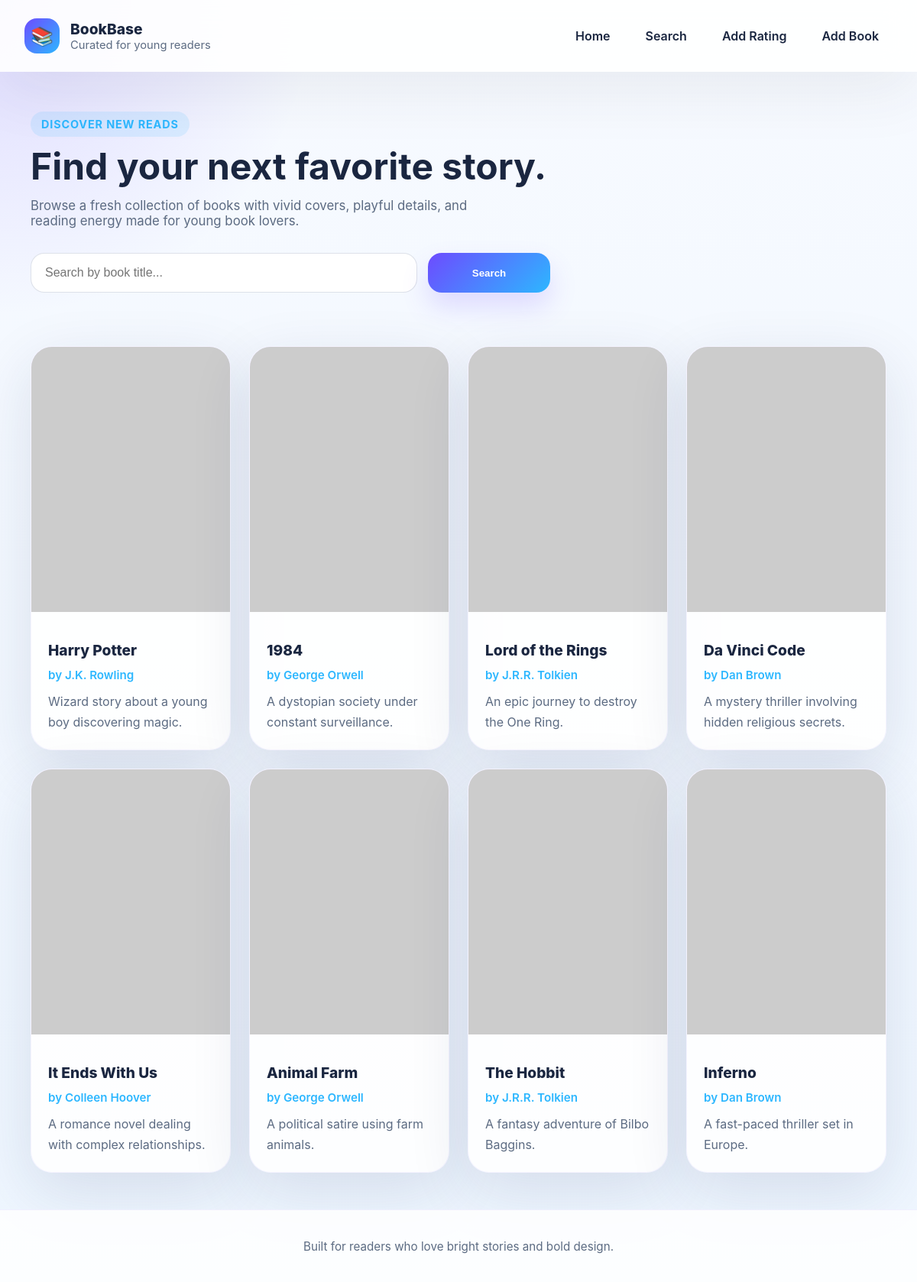
The page / on the database its author committed.
### tables this page shows
CREATE TABLE Book (
    BookID INT AUTO_INCREMENT PRIMARY KEY,
    Title VARCHAR(200),
    Publisher VARCHAR(100),
    Description TEXT,
    CoverImage VARCHAR(255),
    AuthorID INT,
    GenreID INT,
    FOREIGN KEY (AuthorID) REFERENCES Author(AuthorID),
    FOREIGN KEY (GenreID) REFERENCES Genre(GenreID)
);

CREATE TABLE Author (
    AuthorID INT AUTO_INCREMENT PRIMARY KEY,
    Name VARCHAR(100)
);

### index.php (the view, shortened to what this page needs)
<?php
include 'header.php';
include 'db.php';
$search = trim($_GET['search'] ?? '');
$query = "SELECT Book.BookID, Book.Title, Book.Description, Book.CoverImage, Author.Name AS Author FROM Book JOIN Author ON Book.AuthorID = Author.AuthorID";
if ($search !== '') {
        $query .= " WHERE Book.Title LIKE ?";
        $stmt = $conn->prepare($query);
        $like = "%{$search}%";
        $stmt->bind_param('s', $like);
        $stmt->execute();
        $result = $stmt->get_result();
} else {
        $result = $conn->query($query);
}
function getCoverUrl($title)
{
        $seed = preg_replace('/[^a-z0-9]+/i', '', strtolower($title));
        return "https://picsum.photos/seed/{$seed}/420/540";
}
?>
<section class="page-hero">
        <div class="hero-copy">
                <span class="section-label">Discover new reads</span>
                <h1>Find your next favorite story.</h1>
                <p>Browse a fresh collection of books with vivid covers, playful details, and reading energy made for
                        young book lovers.</p>
                <form class="search-form" method="GET" action="index.php">
                        <input class="search-input" type="text" name="search" placeholder="Search by book title..."
                                value="<?php echo htmlspecialchars($search); ?>">
                        <button class="button-primary" type="submit">Search</button>
                </form>
        </div>
</section>
<section class="book-grid">
        <?php while ($row = $result->fetch_assoc()) { ?>
                <article class="book-card">
                        <div class="cover-frame">
                                <?php $coverUrl = !empty($row['CoverImage']) ? $row['CoverImage'] : getCoverUrl($row['Title']); ?>
                                <img class="cover-image" src="<?php echo htmlspecialchars($coverUrl); ?>"
                                        alt="Cover for <?php echo htmlspecialchars($row['Title']); ?>">
                        </div>
                        <div class="book-copy">
                                <h2 class="book-title"><a
                                                href="book.php?id=<?php echo $row['BookID']; ?>"><?php echo htmlspecialchars($row['Title']); ?></a>
                                </h2>
                                <p class="book-author">by <?php echo htmlspecialchars($row['Author']); ?></p>
                                <p class="book-description"><?php echo htmlspecialchars($row['Description']); ?></p>
                        </div>
                </article>
        <?php } ?>
</section>
<?php include 'footer.php'; ?>

### header.php (shortened to what this page needs)
<!DOCTYPE html>
<html lang="en">
<head>
    <link rel="stylesheet" href="style.css">
</head>
<body>
    <div class="site-shell">
        <header class="site-header">
            <div class="brand">
                <span class="brand-icon">📚</span>
                <div>
                    <span class="brand-name">BookBase</span>
                    <span class="brand-tag">Curated for young readers</span>
                </div>
            </div>
            <nav class="main-nav">
                <a href="index.php">Home</a>
                <a href="search.php">Search</a>
                <a href="add_rating.php">Add Rating</a>
                <a href="add_book.php">Add Book</a>
            </nav>
        </header>
        <main class="container">

### footer.php
</main>
<footer class="site-footer">
    <p>Built for readers who love bright stories and bold design.</p>
</footer>
</div>
</body>
</html>

### style.css (style rules this page uses)
:root { --bg: #eef6ff; --surface: rgba(255, 255, 255, 0.88); --surface-strong: #ffffff; --accent: #6d4bff; --accent-soft: #d9d8ff; --accent-strong: #2db7ff; --text: #1a2640; --muted: #5c6b82; --shadow: 0 24px 80px rgba(22, 42, 88, 0.12); }
*, *::before, *::after { box-sizing: border-box; }
html { scroll-behavior: smooth; }
body { margin: 0; min-height: 100vh; font-family: 'Inter', system-ui, -apple-system, BlinkMacSystemFont, 'Segoe UI', sans-serif; background: radial-gradient(circle at top left, rgba(109, 75, 255, 0.18), transparent 20%), linear-gradient(180deg, #f7faff 0%, #eef6ff 100%); color: var(--text); }
.site-shell { display: flex; flex-direction: column; min-height: 100vh; }
.site-header { display: flex; align-items: center; justify-content: space-between; gap: 16px; padding: 24px 32px; background: rgba(255, 255, 255, 0.88); backdrop-filter: blur(18px); box-shadow: 0 24px 80px rgba(47, 52, 70, 0.08); position: sticky; top: 0; z-index: 10; }
.brand { display: flex; align-items: center; gap: 14px; }
.brand-icon { display: inline-flex; width: 46px; height: 46px; align-items: center; justify-content: center; border-radius: 16px; background: linear-gradient(135deg, var(--accent), var(--accent-strong)); color: white; font-size: 1.5rem; }
.brand-name { display: block; font-size: 1.2rem; font-weight: 800; }
.brand-tag { display: block; color: var(--muted); font-size: 0.92rem; }
.main-nav { display: flex; flex-wrap: wrap; gap: 10px; }
.main-nav a { color: var(--text); text-decoration: none; padding: 12px 18px; border-radius: 999px; transition: all 0.2s ease; font-weight: 600; }
.container { width: min(1120px, calc(100% - 40px)); margin: 0 auto; padding: 32px 0 48px; flex: 1; }
.page-hero { display: grid; gap: 28px; padding: 20px 0 40px; }
.page-hero .hero-copy { max-width: 720px; }
.section-label { display: inline-flex; align-items: center; gap: 8px; padding: 8px 14px; border-radius: 999px; background: rgba(45, 183, 255, 0.12); color: var(--accent-strong); font-size: 0.9rem; font-weight: 700; text-transform: uppercase; letter-spacing: 0.06em; margin-bottom: 16px; }
.page-hero h1 { margin: 0; font-size: clamp(2.8rem, 4vw, 4.6rem); line-height: 0.96; }
.page-hero p { margin: 18px 0 0; font-size: 1.05rem; color: var(--muted); max-width: 620px; }
.search-form { display: grid; grid-template-columns: 1fr auto; gap: 14px; margin-top: 32px; max-width: 680px; }
.search-input, .form-control, .select-control { width: 100%; border: 1px solid rgba(15, 44, 99, 0.14); border-radius: 18px; background: white; color: var(--text); padding: 16px 18px; font-size: 1rem; outline: none; transition: border-color 0.2s ease, box-shadow 0.2s ease; }
.search-form button, .button-primary, .button-secondary { border: none; border-radius: 18px; cursor: pointer; font-weight: 700; transition: transform 0.2s ease, box-shadow 0.2s ease, background 0.2s ease; }
.search-form button, .button-primary { padding: 0 28px; min-width: 160px; color: white; background: linear-gradient(135deg, var(--accent), var(--accent-strong)); box-shadow: 0 18px 35px rgba(109, 75, 255, 0.18); }
.book-grid { display: grid; grid-template-columns: repeat(auto-fit, minmax(260px, 1fr)); gap: 24px; margin-top: 30px; }
.book-card { display: flex; flex-direction: column; gap: 18px; background: var(--surface); border: 1px solid rgba(109, 75, 255, 0.06); border-radius: 28px; overflow: hidden; box-shadow: var(--shadow); transition: transform 0.2s ease, box-shadow 0.2s ease; }
.cover-frame { width: 100%; aspect-ratio: 3 / 4; overflow: hidden; background: linear-gradient(135deg, rgba(109, 75, 255, 0.12), rgba(45, 183, 255, 0.12)); }
.cover-image { width: 100%; height: 100%; object-fit: cover; display: block; }
.book-copy { padding: 22px; display: flex; flex-direction: column; gap: 12px; }
.book-title { margin: 0; font-size: 1.2rem; font-weight: 800; line-height: 1.1; }
.book-title a { color: var(--text); text-decoration: none; }
.book-author { margin: 0; color: var(--accent-strong); font-size: 0.95rem; font-weight: 600; }
.book-description { margin: 0; color: var(--muted); line-height: 1.7; display: -webkit-box; -webkit-line-clamp: 4; -webkit-box-orient: vertical; overflow: hidden; }
.site-footer { padding: 22px 32px; text-align: center; color: var(--muted); font-size: 0.95rem; background: rgba(255, 255, 255, 0.86); border-top: 1px solid rgba(109, 75, 255, 0.08); }

### rows shown on the page
book: Title "Harry Potter", AuthorID.Name "J.K. Rowling", Description "Wizard story about a young boy discovering magic."
book: Title "1984", AuthorID.Name "George Orwell", Description "A dystopian society under constant surveillance."
book: Title "Lord of the Rings", AuthorID.Name "J.R.R. Tolkien", Description "An epic journey to destroy the One Ring."
book: Title "Da Vinci Code", AuthorID.Name "Dan Brown", Description "A mystery thriller involving hidden religious secrets."
book: Title "It Ends With Us", AuthorID.Name "Colleen Hoover", Description "A romance novel dealing with complex relationships."
book: Title "Animal Farm", AuthorID.Name "George Orwell", Description "A political satire using farm animals."
book: Title "The Hobbit", AuthorID.Name "J.R.R. Tolkien", Description "A fantasy adventure of Bilbo Baggins."
book: Title "Inferno", AuthorID.Name "Dan Brown", Description "A fast-paced thriller set in Europe."
